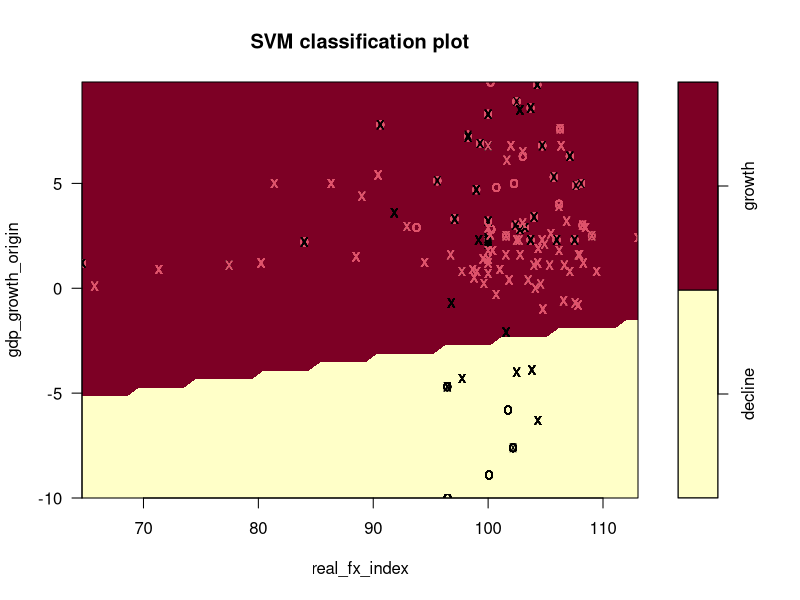
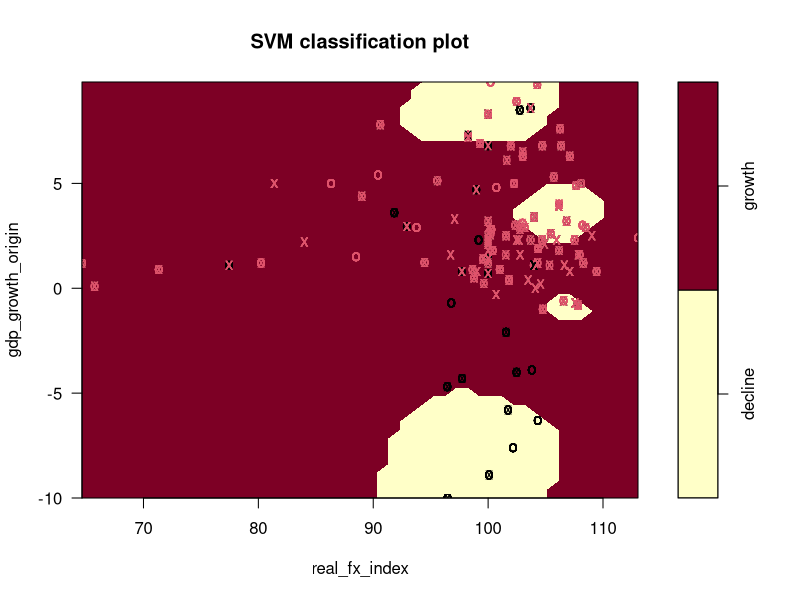
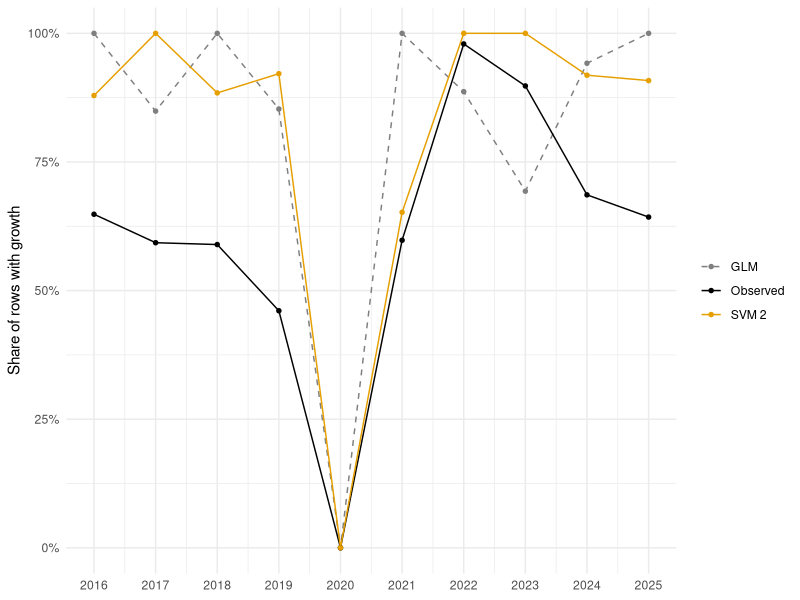
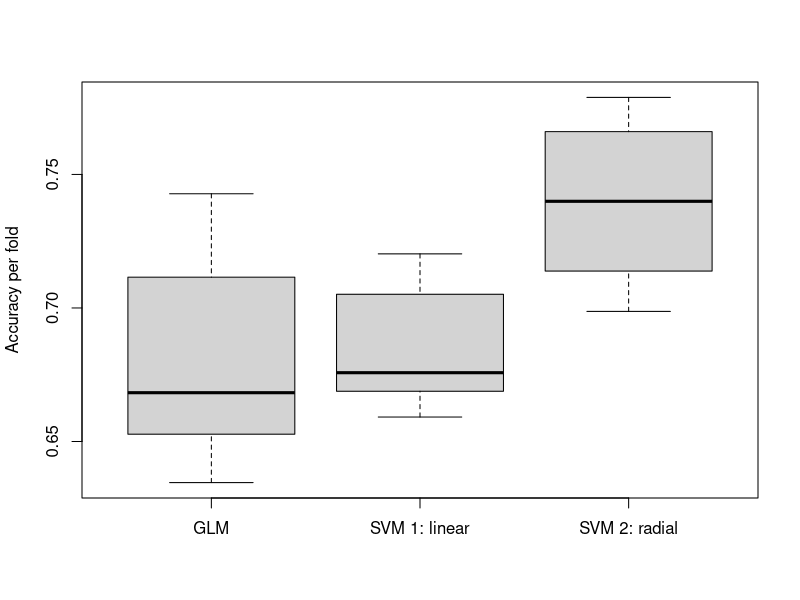

Recreate these plots in R, in order.
# Support Vector Machine: predicting year-over-year growth compared with the binomial GLM

#packages
library(readr)
library(dplyr)
library(tidyr)
library(ggplot2)
library(e1071)   
library(caret)   

# ---------------------------------data----------------------------------------

hotel <- read_csv("data/processed/swiss_hotel_panel.csv") |>
  filter(!is.na(arrivals)) |>
  mutate(canton       = factor(canton),
         origin_group = factor(origin_group, levels = c("near", "far")))

# response growth as a factor so that svm() does classification 
# keep only the columns we need because tune() drops rows with NA in any column
svm.data <- hotel |>
  filter(!is.na(growth)) |>
  mutate(growth = factor(growth, levels = c(0, 1), labels = c("decline", "growth"))) |>
  select(year, growth, gdp_growth_origin, real_fx_index, rel_income,
         visa_required, origin_group, canton) |>
  as.data.frame()

# baseline always predicting the most common class (no info rate)
prop.table(table(svm.data$growth))
# around 60% growth

# the GLM predictors only change between origin countries and years
# 3116 rows but only 120 different values
nrow(distinct(svm.data, gdp_growth_origin, real_fx_index, rel_income,
              visa_required, origin_group))

# -----------------------------train/test split--------------------------------

set.seed(10)
svm.ind   <- createDataPartition(svm.data$growth, p = 0.7, list = FALSE)
svm.train <- svm.data[svm.ind, ]
svm.test  <- svm.data[-svm.ind, ]

# same predictors as GLM
f.svm <- growth ~ gdp_growth_origin + real_fx_index + rel_income + 
  visa_required + origin_group

# SVM 3 adds canton, since it is the only predictor that changes within a 
# market-year, and the LM and GAM found a strong canton x market group effect 
# on arrivals. CV tests whether it also helps to predict growth direction.
f.canton <- update(f.svm, . ~ . + canton)

# ---------------three SVMs, tuned with 10-fold CV (tune())--------------------
# svm() scales the predictors by default, since svm uses distances
# cost: large -> narrow margin, few sv, risk of overfitting
#       small -> wide margin, many sv, simpler model
# gamma: large -> each support vector only affects close points, wiggly boundary
# same seed before each tune(), same folds, fair comparison

# SVM 1: linear kernel (straight boundary, like GLM)
set.seed(10)
tune.lin <- tune(svm, f.svm, data = svm.train, kernel = "linear",
                 ranges = list(cost = c(0.01, 0.1, 1, 10)))

# SVM 2: radial kernel (curved boundary), tune cost and gamma
set.seed(10)
tune.rad <- tune(svm, f.svm, data = svm.train, kernel = "radial",
                 ranges = list(cost = c(0.1, 1, 10, 100),
                               gamma = c(0.01, 0.1, 1, 10)))

# SVM 3: radial kernel + canton
set.seed(10)
tune.can <- tune(svm, f.canton, data = svm.train, kernel = "radial",
                 ranges = list(cost = c(1, 10, 100), gamma = c(0.01, 0.1, 1)))

# best tuning values, best CV error and the error for every combination
summary(tune.lin)
summary(tune.rad)
summary(tune.can)

# $best.model is refit on the whole training set with the best values
svm.lin <- tune.lin$best.model
svm.rad <- tune.rad$best.model
svm.can <- tune.can$best.model

# number of support vectors of each best model
svm.lin
svm.rad
svm.can

# CV errors
c(linear = tune.lin$best.performance,
  radial = tune.rad$best.performance,
  canton = tune.can$best.performance)
# SVM 2, lowest error, with large gamma
# best cost (100), larger cost = narrower margin = more overfitting risk

nrow(svm.train)
# compare with number of support vectors

# decision regions in 2D: the SVM uses 5 predictors but a plot shows only 2
# (GDP growth vs exchange rate), so the other 3 are fixed at typical values:
# median relative income, no visa required, near market
# x = support vectors, o = other points (outside the margin, no effect on the model)
# colour of the area = predicted class
plot(svm.lin, svm.train, gdp_growth_origin ~ real_fx_index,
     slice = list(rel_income    = median(svm.train$rel_income),
                  visa_required = 0, origin_group = "near"))
plot(svm.rad, svm.train, gdp_growth_origin ~ real_fx_index,
     slice = list(rel_income    = median(svm.train$rel_income),
                  visa_required = 0, origin_group = "near"))
# SVM 1: one straight boundary, "decline" only when GDP falls below about -3 to -5 %
# same kind of boundary as the GLM, but the GLM predicts "decline" more often
# (higher specificity): e.g. at FX index 100 the GLM predicts "decline" below
# about 0 % GDP growth, SVM 1 only below about -3 %
# SVM 2: separate "decline" islands = very wiggly boundary from the large gamma
# (it recognises single market-years)
# note: the fixed values create combinations that do not exist in the data
# (plot shows the shape of the boundary, not real predictions)

# ----------------------------------test---------------------------------------

# GLM with the same predictors, refit on the same training rows
glm.svm.split <- glm(f.svm, family = binomial, data = svm.train)

# predicted classes on the test set
# predict() only uses the predictors from the formula, the growth column in
# svm.test is ignored (= test_in); svm.test$growth is the truth (= test_truth)
# SVM 1 (linear) is kept as a link between the GLM and SVM 2(log-loss vs hinge loss)
# GLM vs SVM 1 = effect of the method, SVM 1 vs SVM 2 = effect of the curved boundary
pred.glm <- factor(ifelse(predict(glm.svm.split, svm.test, type = "response") > 0.5,
                          "growth", "decline"), levels = c("decline", "growth"))
pred.lin <- predict(svm.lin, svm.test)
pred.rad <- predict(svm.rad, svm.test)

# confusion matrices; positive = "growth", otherwise "decline"
# sensitivity = share of growing rows found, specificity = share of declines found
confusion.matrix.glm <- confusionMatrix(pred.glm, svm.test$growth, positive = "growth")
confusion.matrix.lin <- confusionMatrix(pred.lin, svm.test$growth, positive = "growth")
confusion.matrix.rad <- confusionMatrix(pred.rad, svm.test$growth, positive = "growth")

confusion.matrix.glm
confusion.matrix.lin
confusion.matrix.rad
# Accuracy: GLM and SVM 1 ~68 %, SVM 2 ~75 %, NIR ~60 %
# GLM and SVM 1 mostly predict "growth" (high sensitivity, low specificity)

# share of rows with growth per year: observed, GLM and SVM 2
data.frame(year = svm.test$year,
           Observed = svm.test$growth == "growth",
           GLM = pred.glm == "growth",
           `SVM 2` = pred.rad == "growth",
           check.names = FALSE) |>
  pivot_longer(-year, names_to = "source", values_to = "growth") |>
  group_by(year, source) |>
  summarise(share = mean(growth), .groups = "drop") |>
  ggplot(aes(year, share, colour = source, linetype = source)) +
  geom_line() +
  geom_point(size = 1.2) +
  scale_colour_manual(values = c(GLM = "grey50", Observed = "black", `SVM 2` = "#E69F00")) +
  scale_linetype_manual(values = c(GLM = 2, Observed = 1, `SVM 2` = 1)) +
  scale_x_continuous(breaks = 2016:2025) +
  scale_y_continuous(labels = scales::percent) +
  labs(x = NULL, y = "Share of rows with growth", colour = NULL, linetype = NULL) +
  theme_minimal()
# both catch 2020
# GLM predicts growth everywhere in 2021 (but only ~60 % grew); SVM follows
# recovery closely in 2021-23
# before covid both predict ~90 % growth while ~60 % grew (cantons split
# within a market-year, models can only predict the majority)

# -----------------GLM vs SVM with 10-fold CV on the same folds-----------------

# the test set above is one split, and one (un)lucky split can favour one model, 
# so we compare them over 10 different splits/folds: in each fold they are 
# trained and tested on the same rows, so differences come from models, not rows.

set.seed(10)
n <- nrow(svm.data)
svm.data.perm <- svm.data[sample(1:n), ]          # permute rows
folds <- cut(1:n, breaks = 10, labels = FALSE)    # cut into 10 folds

acc.glm <- c()
acc.lin <- c()
acc.rad <- c()

for (k in 1:10) {
  cv.test  <- svm.data.perm[folds == k, ]
  cv.train <- svm.data.perm[folds != k, ]
  
  # GLM: probability > 0.5 -> growth
  fit  <- glm(f.svm, family = binomial, data = cv.train)
  pred <- ifelse(predict(fit, cv.test, type = "response") > 0.5, "growth", "decline")
  acc.glm[k] <- mean(pred == cv.test$growth)
  
  # SVM 1: linear
  fit  <- svm(f.svm, data = cv.train, kernel = "linear",
              cost = tune.lin$best.parameters$cost)
  acc.lin[k] <- mean(predict(fit, cv.test) == cv.test$growth)
  
  # SVM 2: radial
  fit  <- svm(f.svm, data = cv.train, kernel = "radial",
              cost  = tune.rad$best.parameters$cost,
              gamma = tune.rad$best.parameters$gamma)
  acc.rad[k] <- mean(predict(fit, cv.test) == cv.test$growth)
}

# mean accuracy over the 10 folds
c("GLM (binomial)" = mean(acc.glm),
  "SVM 1: linear"  = mean(acc.lin),
  "SVM 2: radial"  = mean(acc.rad)) |>
  round(3)

# spread over the folds: does the ranking depend on the split?
boxplot(acc.glm, acc.lin, acc.rad,
        names = c("GLM", "SVM 1: linear", "SVM 2: radial"),
        ylab = "Accuracy per fold")
abline(h = mean(svm.data$growth == "growth"), lty = 2)   # always "growth"

# SVM 2 ~74 %, GLM and SVM 1 ~68 %; SVM 2 is better in all 10 folds,
# so the ranking does not depend on one lucky split

# -----------------------train 2016-2023, test 2024-2025-----------------------

# random split = market-years already seen in other cantons
# time split = new years, which is what the agency cares about

svm.train.t <- svm.data[svm.data$year <= 2023, ]
svm.test.t  <- svm.data[svm.data$year >= 2024, ]

# same tuning values as above, no re-tuning
fit.glm.t <- glm(f.svm, family = binomial, data = svm.train.t)
fit.lin.t <- svm(f.svm, data = svm.train.t, kernel = "linear",
                 cost = tune.lin$best.parameters$cost)
fit.rad.t <- svm(f.svm, data = svm.train.t, kernel = "radial",
                 cost  = tune.rad$best.parameters$cost,
                 gamma = tune.rad$best.parameters$gamma)

c("Always 'growth'" = mean(svm.test.t$growth == "growth"),
  "GLM (binomial)"  = mean(ifelse(predict(fit.glm.t, svm.test.t, type = "response") > 0.5,
                                  "growth", "decline") == svm.test.t$growth),
  "SVM 1: linear"   = mean(predict(fit.lin.t, svm.test.t) == svm.test.t$growth),
  "SVM 2: radial"   = mean(predict(fit.rad.t, svm.test.t) == svm.test.t$growth))
# no model beats "always growth" (~64 %)
# SVM 1 = "always growth" (it predicts growth for all rows)
# GLM predicts decline only 26 times and is slightly worse
# SVM 2 worst (~61 %): it learned past market-years by heart and does not 
# carry over to new years (same lesson as the GAM time split)
